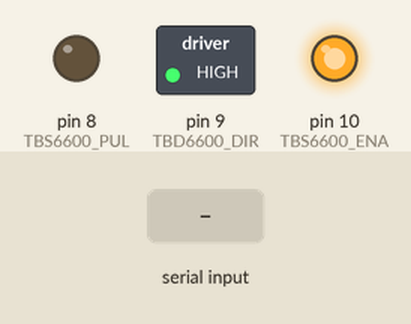
This sketch was run on a simulated Arduino Uno, built with avr-gcc and run on an emulated ATmega328P. Shown: switched loads named in the sketch (green lamp = pin HIGH), output pins drawn as LEDs (lit = HIGH). The inputs (shaded band) are chosen by the test bench. What the sketch prints to the serial monitor is not drawn.

Above: at 1.2 s.
1.3 s: byte 170 (SYNC_BYTE_RECEIVE) received over Serial
2.8 s: "1" received over Serial
Timing chart, 0 to 5.8 s (numbered marks = the images above; inputs shaded):
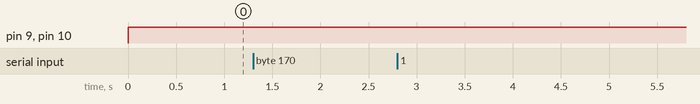

The sketch:

controller_solver.ino
```cpp
// Assignments ports:
#define TBS6600_ENA         10
#define TBD6600_DIR         9
#define TBS6600_PUL         8
// Sync bytes:
#define SYNC_BYTE_RECEIVE   0xAA
#define SYNC_BYTE_TRANSMITE 0x55
#define TYPE_SIZE           4
// States of FM:
#define IDLE_START_BYTE     0
#define RECEIVE_DATA        1

// Global vars:
int statesFSM = 0;
int cntBytes  = 0;
bool motor_direction = true;
//bool motor_enable = true;
bool motor_enable = false;
bool motor_step = false;
int cnt = 0;

void setup() {
  // UART initialization:
  Serial.begin(115200);   // Opens serial port, sets data rate to 115200 bps
  // Initialization ports:
  pinMode(TBS6600_ENA, OUTPUT);
  pinMode(TBD6600_DIR, OUTPUT);
  pinMode(TBS6600_PUL, OUTPUT);
}

union {
  byte hexByte[TYPE_SIZE];
  float floatingPoint;
} binaryFloatingInput;

union {
   byte hexByte[TYPE_SIZE];
   float floatingPoint;
} binaryFloatingOutput;

void loop() {
  // Motor clock:
  cnt = cnt + 1;
  if (cnt > 25) {
    motor_step = !motor_step;
    cnt = 0;
  }
  moveMotor(motor_direction, motor_enable, motor_step);
  if (Serial.available() > 0) {
    switch(statesFSM) {
      case IDLE_START_BYTE:
        if (Serial.read() == SYNC_BYTE_RECEIVE) {
          Serial.write(SYNC_BYTE_TRANSMITE);
          statesFSM = RECEIVE_DATA;
        }
        break;
      case RECEIVE_DATA:
        binaryFloatingInput.hexByte[cntBytes] = Serial.read();

        Serial.write(binaryFloatingOutput.hexByte[cntBytes]);
        cntBytes++;
        if (cntBytes == TYPE_SIZE) {
          //motor_enable
          cntBytes = 0;
          binaryFloatingOutput.floatingPoint = binaryFloatingInput.floatingPoint;

          // Logic of processing step motor:
          if (binaryFloatingInput.floatingPoint == 1) {
            motor_enable = true;
            motor_direction = true;
          }
          else if (binaryFloatingInput.floatingPoint == -1) {
            motor_enable = true;
            motor_direction = false;
          }
          else {
            motor_enable = false;
          }

          statesFSM = IDLE_START_BYTE;
        }
        break;
      default:
        statesFSM = IDLE_START_BYTE;
        break;
    }
  }
}

// Start move step-motor:
void moveMotor(bool motor_dir, bool motor_enable, bool motor_step) {
  if (motor_dir)
    digitalWrite(TBD6600_DIR, HIGH);
  else
    digitalWrite(TBD6600_DIR, LOW);

  if (motor_enable) {
    digitalWrite(TBS6600_ENA, LOW);
    if (motor_step)
      digitalWrite(TBS6600_PUL, HIGH);
    else
      digitalWrite(TBS6600_PUL, LOW);
  }
  else {
    digitalWrite(TBS6600_ENA, HIGH);
    digitalWrite(TBS6600_PUL, LOW);
  }
}
```

Measured:
- after the input at 1.3 s, every drawn part: stays the same
- after the input at 2.8 s, every drawn part: stays the same
